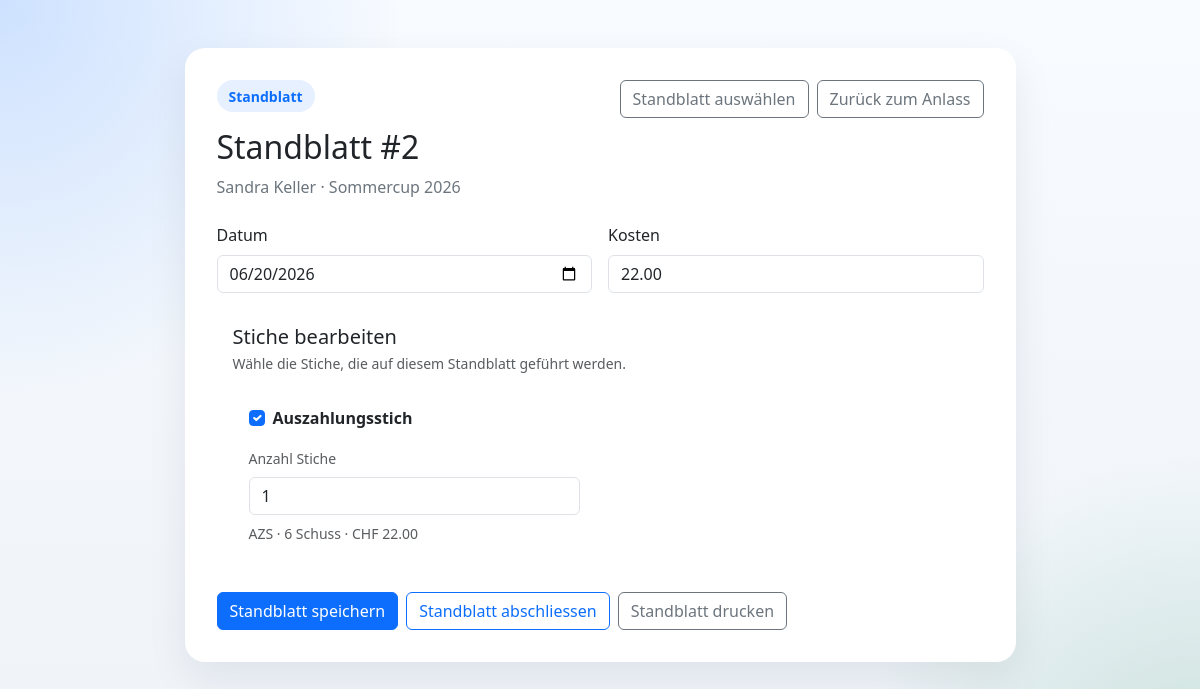
/anlass/2/loesen/2 (signed in), run on the app's committed database.
### tables this page shows
CREATE TABLE anlass (
    id INT UNSIGNED AUTO_INCREMENT PRIMARY KEY,
    fk_adress_id_creator INT UNSIGNED NULL,
    fk_adress_id_modifier INT UNSIGNED NULL,
    name_anlass VARCHAR(190) NOT NULL,
    shortname_anlass VARCHAR(100) NULL,
    start_anlass DATE NULL,
    end_anlass DATE NULL,
    created_by_user_id INT UNSIGNED NULL,
    created_at TIMESTAMP NOT NULL DEFAULT CURRENT_TIMESTAMP,
    updated_by_user_id INT UNSIGNED NULL,
    updated_at TIMESTAMP NOT NULL DEFAULT CURRENT_TIMESTAMP ON UPDATE CURRENT_TIMESTAMP,
    CONSTRAINT fk_anlass_adress_creator
        FOREIGN KEY (fk_adress_id_creator) REFERENCES adressen(id)
        ON DELETE SET NULL,
    CONSTRAINT fk_anlass_adress_modifier
        FOREIGN KEY (fk_adress_id_modifier) REFERENCES adressen(id)
        ON DELETE SET NULL,
    CONSTRAINT fk_anlass_created_by
        FOREIGN KEY (created_by_user_id) REFERENCES users(id)
        ON DELETE SET NULL,
    CONSTRAINT fk_anlass_updated_by
        FOREIGN KEY (updated_by_user_id) REFERENCES users(id)
        ON DELETE SET NULL
);

CREATE TABLE standblatt (
    id INT UNSIGNED AUTO_INCREMENT PRIMARY KEY,
    id_anlass INT UNSIGNED NOT NULL,
    id_adresse INT UNSIGNED NOT NULL,
    datum DATE NULL,
    kosten DECIMAL(10,2) NULL,
    gaben_geprueft TINYINT(1) NOT NULL DEFAULT 0,
    created_by_user_id INT UNSIGNED NULL,
    created_at TIMESTAMP NOT NULL DEFAULT CURRENT_TIMESTAMP,
    updated_by_user_id INT UNSIGNED NULL,
    updated_at TIMESTAMP NOT NULL DEFAULT CURRENT_TIMESTAMP ON UPDATE CURRENT_TIMESTAMP,
    CONSTRAINT fk_standblatt_anlass
        FOREIGN KEY (id_anlass) REFERENCES anlass(id)
        ON DELETE CASCADE,
    CONSTRAINT fk_standblatt_adresse
        FOREIGN KEY (id_adresse) REFERENCES adressen(id)
        ON DELETE RESTRICT,
    CONSTRAINT fk_standblatt_created_by
        FOREIGN KEY (created_by_user_id) REFERENCES users(id)
        ON DELETE SET NULL,
    CONSTRAINT fk_standblatt_updated_by
        FOREIGN KEY (updated_by_user_id) REFERENCES users(id)
        ON DELETE SET NULL
);

CREATE TABLE adressen (
    id INT UNSIGNED AUTO_INCREMENT PRIMARY KEY,
    creator_adress_id INT UNSIGNED NULL,
    modifier_adress_id INT UNSIGNED NULL,
    anrede VARCHAR(50) NULL,
    firmen_anrede VARCHAR(100) NULL,
    nachname VARCHAR(150) NOT NULL,
    vorname VARCHAR(150) NULL,
    zusatz VARCHAR(150) NULL,
    strasse VARCHAR(190) NULL,
    postfach VARCHAR(100) NULL,
    nation VARCHAR(100) NULL,
    plz_id INT UNSIGNED NULL,
    telefon VARCHAR(50) NULL,
    email VARCHAR(190) NULL,
    notiz TEXT NULL,
    geburtsdatum DATE NULL,
    lizenz VARCHAR(100) NULL,
    passwort VARCHAR(255) NULL,
    created_by_user_id INT UNSIGNED NULL,
    created_at TIMESTAMP NOT NULL DEFAULT CURRENT_TIMESTAMP,
    updated_by_user_id INT UNSIGNED NULL,
    updated_at TIMESTAMP NOT NULL DEFAULT CURRENT_TIMESTAMP ON UPDATE CURRENT_TIMESTAMP,
    CONSTRAINT fk_adressen_creator_adress
        FOREIGN KEY (creator_adress_id) REFERENCES adressen(id)
        ON DELETE SET NULL,
    CONSTRAINT fk_adressen_modifier_adress
        FOREIGN KEY (modifier_adress_id) REFERENCES adressen(id)
        ON DELETE SET NULL,
    CONSTRAINT fk_adressen_plz
        FOREIGN KEY (plz_id) REFERENCES plz(id)
        ON DELETE SET NULL,
    CONSTRAINT fk_adressen_created_by
        FOREIGN KEY (created_by_user_id) REFERENCES users(id)
        ON DELETE SET NULL,
    CONSTRAINT fk_adressen_updated_by
        FOREIGN KEY (updated_by_user_id) REFERENCES users(id)
        ON DELETE SET NULL
);

CREATE TABLE stich (
    id INT UNSIGNED AUTO_INCREMENT PRIMARY KEY,
    id_anlass INT UNSIGNED NOT NULL,
    id_disziplin INT UNSIGNED NULL,
    name VARCHAR(150) NOT NULL,
    short_name VARCHAR(50) NULL,
    anzeige_id VARCHAR(50) NULL,
    scheibe VARCHAR(50) NULL,
    wertigkeit DECIMAL(10,2) NULL,
    anzahl_schuss SMALLINT UNSIGNED NULL,
    anzahl_passen SMALLINT UNSIGNED NULL,
    preis DECIMAL(10,2) NULL,
    verbindung VARCHAR(100) NULL,
    created_by_user_id INT UNSIGNED NULL,
    created_at TIMESTAMP NOT NULL DEFAULT CURRENT_TIMESTAMP,
    updated_by_user_id INT UNSIGNED NULL,
    updated_at TIMESTAMP NOT NULL DEFAULT CURRENT_TIMESTAMP ON UPDATE CURRENT_TIMESTAMP,
    CONSTRAINT fk_stich_anlass
        FOREIGN KEY (id_anlass) REFERENCES anlass(id)
        ON DELETE CASCADE,
    CONSTRAINT fk_stich_created_by
        FOREIGN KEY (created_by_user_id) REFERENCES users(id)
        ON DELETE SET NULL,
    CONSTRAINT fk_stich_updated_by
        FOREIGN KEY (updated_by_user_id) REFERENCES users(id)
        ON DELETE SET NULL
);

### app/Views/loesen/loesenEdit.php (the view, shortened to what the rows shown need)
<?php
$anlassId = (int) $anlass['id'];
$standblattId = (int) $standblatt['id'];
$old = $old ?? [];
$selectedStichCounts = (array) ($selectedStichCounts ?? []);
$selectedStichIds = array_map('intval', array_keys($selectedStichCounts));
$name = trim((string) (($adresse['vorname'] ?? '') . ' ' . ($adresse['nachname'] ?? '')));
?>
<!DOCTYPE html>
<html lang="de">
<head>
    <link rel="stylesheet" href="https://cdn.jsdelivr.net/npm/bootstrap@5.3.3/dist/css/bootstrap.min.css">
    <link rel="stylesheet" href="<?= htmlspecialchars(Url::asset('css/app.css')) ?>">
</head>
<body class="app-shell">
    <main class="container py-5">
        <div class="row justify-content-center">
            <div class="col-12 col-xl-9">
                <div class="card dashboard-card">
                    <div class="card-body">
                        <div class="d-flex flex-column flex-md-row justify-content-between align-items-md-start gap-3 mb-4">
                            <div>
                                <div class="brand-badge mb-3">Standblatt</div>
                                <h1 class="h2 mb-2">Standblatt #<?= htmlspecialchars((string) $standblattId) ?></h1>
                                <p class="muted-copy mb-0">
                                    <?= htmlspecialchars($name) ?> · <?= htmlspecialchars((string) $anlass['name_anlass']) ?>
                                </p>
                            </div>
                            <div class="d-flex flex-wrap gap-2">
                                <a href="<?= htmlspecialchars(Url::app('/anlass/' . $anlassId . '/loesen')) ?>" class="btn btn-outline-secondary">
                                    Standblatt auswählen
                                </a>
                                <a href="<?= htmlspecialchars(Url::app('/anlass/' . $anlassId)) ?>" class="btn btn-outline-secondary">
                                    Zurück zum Anlass
                                </a>
                            </div>
                        </div>
                        <form method="post" action="<?= htmlspecialchars(Url::app('/anlass/' . $anlassId . '/loesen/' . $standblattId)) ?>">
                            <div class="row g-3">
                                <div class="col-12 col-md-6">
                                    <label for="datum" class="form-label">Datum</label>
                                    <input id="datum" name="datum" type="date" class="form-control" value="<?= htmlspecialchars((string) ($old['datum'] ?? '')) ?>">
                                </div>
                                <div class="col-12 col-md-6">
                                    <label for="kosten" class="form-label">Kosten</label>
                                    <input id="kosten" name="kosten" type="number" step="0.01" min="0" class="form-control" value="<?= htmlspecialchars((string) ($old['kosten'] ?? '')) ?>" readonly>
                                </div>
                                <div class="col-12">
                                    <div class="list-group-item p-3 bg-white rounded-4">
                                        <div class="d-flex flex-column flex-md-row justify-content-between gap-2 mb-3">
                                            <div>
                                                <h2 class="h5 mb-1">Stiche bearbeiten</h2>
                                                <div class="small text-body-secondary">
                                                    Wähle die Stiche, die auf diesem Standblatt geführt werden.
                                                </div>
                                            </div>
                                        </div>
                                        <?php if ($stiche === []): ?>
                                            <div class="alert alert-light border mb-0">
                                                Für diesen Anlass sind noch keine Stiche hinterlegt.
                                            </div>
                                        <?php else: ?>
                                            <div class="row g-2">
                                                <?php foreach ($stiche as $stich): ?>
                                                    <?php $stichId = (int) $stich['id']; ?>
                                                    <?php $anzahlStiche = max(1, (int) ($selectedStichCounts[$stichId] ?? 1)); ?>
                                                    <div class="col-12 col-md-6">
                                                        <label class="list-group-item h-100 p-3">
                                                            <div class="form-check">
                                                                <input
                                                                    class="form-check-input"
                                                                    type="checkbox"
                                                                    name="stich_ids[]"
                                                                    value="<?= htmlspecialchars((string) $stichId) ?>"
                                                                    id="stich-<?= htmlspecialchars((string) $stichId) ?>"
                                                                    data-stich-price="<?= htmlspecialchars((string) ($stich['preis'] ?? 0)) ?>"
                                                                    <?= in_array($stichId, $selectedStichIds, true) ? 'checked' : '' ?>
                                                                >
                                                                <span class="form-check-label fw-semibold">
                                                                    <?= htmlspecialchars((string) $stich['name']) ?>
                                                                </span>
                                                            </div>
                                                            <div class="mt-3">
                                                                <label for="stich-count-<?= htmlspecialchars((string) $stichId) ?>" class="form-label small text-body-secondary">
                                                                    Anzahl Stiche
                                                                </label>
                                                                <input
                                                                    id="stich-count-<?= htmlspecialchars((string) $stichId) ?>"
                                                                    name="stich_counts[<?= htmlspecialchars((string) $stichId) ?>]"
                                                                    type="number"
                                                                    min="1"
                                                                    step="1"
                                                                    class="form-control"
                                                                    value="<?= htmlspecialchars((string) $anzahlStiche) ?>"
                                                                >
                                                            </div>
                                                            <div class="small text-body-secondary mt-2">
                                                                <?php if (!empty($stich['short_name'])): ?>
                                                                    <?= htmlspecialchars((string) $stich['short_name']) ?> ·
                                                                <?php endif; ?>
                                                                <?= htmlspecialchars((string) ($stich['anzahl_schuss'] ?: '')) ?> Schuss
                                                                <?php if ($stich['preis'] !== null): ?>
                                                                    · CHF <?= htmlspecialchars((string) $stich['preis']) ?>
                                                                <?php endif; ?>
                                                            </div>
                                                        </label>
                                                    </div>
                                                <?php endforeach; ?>
                                            </div>
                                        <?php endif; ?>
                                    </div>
                                </div>
                                <div class="col-12 d-flex flex-wrap gap-2">
                                    <button type="submit" class="btn btn-primary">
                                        Standblatt speichern
                                    </button>
                                    <a
                                        href="<?= htmlspecialchars(Url::app('/anlass/' . $anlassId . '/loesen/' . $standblattId . '/abrechnen')) ?>"
                                        class="btn btn-outline-primary"
                                    >
                                        Standblatt abschliessen
                                    </a>
                                    <a
                                        href="<?= htmlspecialchars(Url::app('/anlass/' . $anlassId . '/loesen/' . $standblattId . '/druck')) ?>"
                                        class="btn btn-outline-secondary"
                                        target="_blank"
                                        rel="noopener"
                                    >
                                        Standblatt drucken
                                    </a>
                                </div>
                            </div>
                        </form>
                    </div>
                </div>
            </div>
        </div>
    </main>
</body>
</html>

### app/Core/Router.php (shortened to what the rows shown need)
<?php
final class Router
{
    private array $routes = [];
    public function dispatch(string $method, string $uri): void
    {
        $path = $this->normalizePath($uri);
        foreach ($this->routes[$method] ?? [] as $route) {
            if (!preg_match($route['pattern'], $path, $matches)) {
                continue;
            }
            $params = [];
            foreach ($matches as $key => $value) {
                if (is_string($key)) {
                    $params[$key] = $value;
                }
            }
            $route['handler']($params);
            return;
        }
    }
    private function map(string $method, string $path, callable $handler): void
    {
        $normalizedPath = $this->normalizePath($path);
        $quotedPath = preg_quote($normalizedPath, '#');
        $pattern = preg_replace_callback(
            '/\\\\\{([a-zA-Z_][a-zA-Z0-9_]*)\\\\\}/',
            static fn (array $matches): string => '(?P<' . $matches[1] . '>[^/]+)',
            $quotedPath
        );
        $this->routes[$method][] = [
            'path' => $normalizedPath,
            'pattern' => '#^' . $pattern . '$#',
            'handler' => $handler,
        ];
    }
    private function normalizePath(string $path): string
    {
        $path = parse_url($path, PHP_URL_PATH) ?: '/';
        if ($path !== '/') {
            $path = rtrim($path, '/');
        }
        return $path === '' ? '/' : $path;
    }
}

### data on the page
anlass: standblatt.id "2", fk_adress_id_creator.nachname "Sandra Keller", name_anlass "Sommercup 2026", datum "06/20/2026", kosten "22.00"
stich: id "☑", name "Auszahlungsstich", id "1", short_name "AZS", anzahl_schuss "6", preis "22.00"
